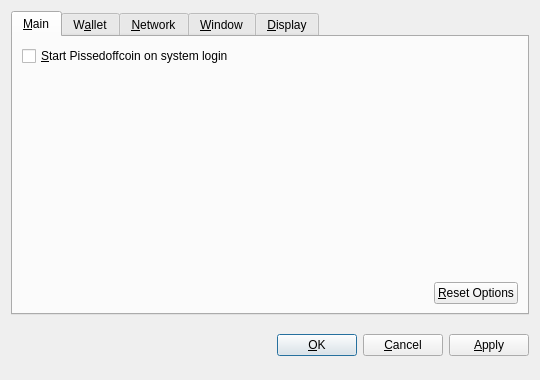
<?xml version="1.0" encoding="UTF-8"?>
<ui version="4.0">
 <class>OptionsDialog</class>
 <widget class="QDialog" name="OptionsDialog">
  <property name="geometry">
   <rect>
    <x>0</x>
    <y>0</y>
    <width>540</width>
    <height>380</height>
   </rect>
  </property>
  <property name="windowTitle">
   <string>Options</string>
  </property>
  <property name="modal">
   <bool>true</bool>
  </property>
  <layout class="QVBoxLayout" name="verticalLayout">
   <item>
    <widget class="QTabWidget" name="tabWidget">
     <property name="tabPosition">
      <enum>QTabWidget::North</enum>
     </property>
     <property name="currentIndex">
      <number>0</number>
     </property>
     <widget class="QWidget" name="tabMain">
      <attribute name="title">
       <string>&amp;Main</string>
      </attribute>
      <layout class="QVBoxLayout" name="verticalLayout_Main">
       <item>
        <widget class="QCheckBox" name="bitcoinAtStartup">
         <property name="toolTip">
          <string>Automatically start Pissedoffcoin after logging in to the system.</string>
         </property>
         <property name="text">
          <string>&amp;Start Pissedoffcoin on system login</string>
         </property>
        </widget>
       </item>
       <item>
        <spacer name="verticalSpacer_Main">
         <property name="orientation">
          <enum>Qt::Vertical</enum>
         </property>
         <property name="sizeHint" stdset="0">
          <size>
           <width>20</width>
           <height>40</height>
          </size>
         </property>
        </spacer>
       </item>
       <item>
        <layout class="QHBoxLayout" name="horizontalLayout_2_Main">
         <item>
          <spacer name="horizontalSpacer_2_Main">
           <property name="orientation">
            <enum>Qt::Horizontal</enum>
           </property>
           <property name="sizeHint" stdset="0">
            <size>
             <width>40</width>
             <height>20</height>
            </size>
           </property>
          </spacer>
         </item>
         <item>
          <widget class="QPushButton" name="resetButton">
           <property name="toolTip">
            <string>Reset all client options to default.</string>
           </property>
           <property name="text">
            <string>&amp;Reset Options</string>
           </property>
           <property name="autoDefault">
            <bool>false</bool>
           </property>
          </widget>
         </item>
        </layout>
       </item>
      </layout>
     </widget>
     <widget class="QWidget" name="tabWallet">
      <attribute name="title">
       <string>W&amp;allet</string>
      </attribute>
      <layout class="QVBoxLayout" name="verticalLayout_Network">
       <item>
        <widget class="QLabel" name="transactionFeeInfoLabel">
         <property name="text">
          <string>Optional transaction fee per kB that helps make sure your transactions are processed quickly. Most transactions are 1 kB.</string>
         </property>
         <property name="textFormat">
          <enum>Qt::PlainText</enum>
         </property>
         <property name="wordWrap">
          <bool>true</bool>
         </property>
        </widget>
       </item>
       <item>
        <layout class="QHBoxLayout" name="horizontalLayout_1_Main">
         <item>
          <widget class="QLabel" name="transactionFeeLabel">
           <property name="text">
            <string>Pay transaction &amp;fee</string>
           </property>
           <property name="textFormat">
            <enum>Qt::PlainText</enum>
           </property>
           <property name="buddy">
            <cstring>transactionFee</cstring>
           </property>
          </widget>
         </item>
         <item>
          <widget class="BitcoinAmountField" name="transactionFee"/>
         </item>
         <item>
          <spacer name="horizontalSpacer_1_Main">
           <property name="orientation">
            <enum>Qt::Horizontal</enum>
           </property>
           <property name="sizeHint" stdset="0">
            <size>
             <width>40</width>
             <height>20</height>
            </size>
           </property>
          </spacer>
         </item>
        </layout>
       </item>
       <item>
        <widget class="QLabel" name="label">
         <property name="text">
          <string>If you disable the spending of unconfirmed change, the change from a transaction cannot be used until that transaction has at least one confirmation. This also affects how your balance is computed.</string>
         </property>
         <property name="wordWrap">
          <bool>true</bool>
         </property>
        </widget>
       </item>
       <item>
        <widget class="QCheckBox" name="spendZeroConfChange">
         <property name="text">
          <string>Spend unconfirmed change  (experts only)</string>
         </property>
        </widget>
       </item>
       <item>
        <spacer name="verticalSpacer">
         <property name="orientation">
          <enum>Qt::Vertical</enum>
         </property>
         <property name="sizeHint" stdset="0">
          <size>
           <width>20</width>
           <height>40</height>
          </size>
         </property>
        </spacer>
       </item>
      </layout>
     </widget>
     <widget class="QWidget" name="tabNetwork">
      <attribute name="title">
       <string>&amp;Network</string>
      </attribute>
      <layout class="QVBoxLayout" name="verticalLayout_Network">
       <item>
        <widget class="QCheckBox" name="mapPortUpnp">
         <property name="toolTip">
          <string>Automatically open the Pissedoffcoin client port on the router. This only works when your router supports UPnP and it is enabled.</string>
         </property>
         <property name="text">
          <string>Map port using &amp;UPnP</string>
         </property>
        </widget>
       </item>
       <item>
        <widget class="QCheckBox" name="connectSocks">
         <property name="toolTip">
          <string>Connect to the Pissedoffcoin network through a SOCKS proxy (e.g. when connecting through Tor).</string>
         </property>
         <property name="text">
          <string>&amp;Connect through SOCKS proxy:</string>
         </property>
        </widget>
       </item>
       <item>
        <layout class="QHBoxLayout" name="horizontalLayout_Network">
         <item>
          <widget class="QLabel" name="proxyIpLabel">
           <property name="text">
            <string>Proxy &amp;IP:</string>
           </property>
           <property name="textFormat">
            <enum>Qt::PlainText</enum>
           </property>
           <property name="buddy">
            <cstring>proxyIp</cstring>
           </property>
          </widget>
         </item>
         <item>
          <widget class="QValidatedLineEdit" name="proxyIp">
           <property name="maximumSize">
            <size>
             <width>140</width>
             <height>16777215</height>
            </size>
           </property>
           <property name="toolTip">
            <string>IP address of the proxy (e.g. 127.0.0.1)</string>
           </property>
          </widget>
         </item>
         <item>
          <widget class="QLabel" name="proxyPortLabel">
           <property name="text">
            <string>&amp;Port:</string>
           </property>
           <property name="textFormat">
            <enum>Qt::PlainText</enum>
           </property>
           <property name="buddy">
            <cstring>proxyPort</cstring>
           </property>
          </widget>
         </item>
         <item>
          <widget class="QLineEdit" name="proxyPort">
           <property name="maximumSize">
            <size>
             <width>55</width>
             <height>16777215</height>
            </size>
           </property>
           <property name="toolTip">
            <string>Port of the proxy (e.g. 9050)</string>
           </property>
          </widget>
         </item>
         <item>
          <widget class="QLabel" name="socksVersionLabel">
           <property name="text">
            <string>SOCKS &amp;Version:</string>
           </property>
           <property name="textFormat">
            <enum>Qt::PlainText</enum>
           </property>
           <property name="buddy">
            <cstring>socksVersion</cstring>
           </property>
          </widget>
         </item>
         <item>
          <widget class="QValueComboBox" name="socksVersion">
           <property name="toolTip">
            <string>SOCKS version of the proxy (e.g. 5)</string>
           </property>
          </widget>
         </item>
         <item>
          <spacer name="horizontalSpacer_Network">
           <property name="orientation">
            <enum>Qt::Horizontal</enum>
           </property>
           <property name="sizeHint" stdset="0">
            <size>
             <width>40</width>
             <height>20</height>
            </size>
           </property>
          </spacer>
         </item>
        </layout>
       </item>
       <item>
        <spacer name="verticalSpacer_Network">
         <property name="orientation">
          <enum>Qt::Vertical</enum>
         </property>
         <property name="sizeHint" stdset="0">
          <size>
           <width>20</width>
           <height>40</height>
          </size>
         </property>
        </spacer>
       </item>
      </layout>
     </widget>
     <widget class="QWidget" name="tabWindow">
      <attribute name="title">
       <string>&amp;Window</string>
      </attribute>
      <layout class="QVBoxLayout" name="verticalLayout_Window">
       <item>
        <widget class="QCheckBox" name="minimizeToTray">
         <property name="toolTip">
          <string>Show only a tray icon after minimizing the window.</string>
         </property>
         <property name="text">
          <string>&amp;Minimize to the tray instead of the taskbar</string>
         </property>
        </widget>
       </item>
       <item>
        <widget class="QCheckBox" name="minimizeOnClose">
         <property name="toolTip">
          <string>Minimize instead of exit the application when the window is closed. When this option is enabled, the application will be closed only after selecting Quit in the menu.</string>
         </property>
         <property name="text">
          <string>M&amp;inimize on close</string>
         </property>
        </widget>
       </item>
       <item>
        <spacer name="verticalSpacer_Window">
         <property name="orientation">
          <enum>Qt::Vertical</enum>
         </property>
         <property name="sizeHint" stdset="0">
          <size>
           <width>20</width>
           <height>40</height>
          </size>
         </property>
        </spacer>
       </item>
      </layout>
     </widget>
     <widget class="QWidget" name="tabDisplay">
      <attribute name="title">
       <string>&amp;Display</string>
      </attribute>
      <layout class="QVBoxLayout" name="verticalLayout_Display">
       <item>
        <layout class="QHBoxLayout" name="horizontalLayout_1_Display">
         <item>
          <widget class="QLabel" name="langLabel">
           <property name="text">
            <string>User Interface &amp;language:</string>
           </property>
           <property name="textFormat">
            <enum>Qt::PlainText</enum>
           </property>
           <property name="buddy">
            <cstring>lang</cstring>
           </property>
          </widget>
         </item>
         <item>
          <widget class="QValueComboBox" name="lang">
           <property name="toolTip">
            <string>The user interface language can be set here. This setting will take effect after restarting Pissedoffcoin.</string>
           </property>
          </widget>
         </item>
        </layout>
       </item>
       <item>
        <layout class="QHBoxLayout" name="horizontalLayout_2_Display">
         <item>
          <widget class="QLabel" name="unitLabel">
           <property name="text">
            <string>&amp;Unit to show amounts in:</string>
           </property>
           <property name="textFormat">
            <enum>Qt::PlainText</enum>
           </property>
           <property name="buddy">
            <cstring>unit</cstring>
           </property>
          </widget>
         </item>
         <item>
          <widget class="QValueComboBox" name="unit">
           <property name="toolTip">
            <string>Choose the default subdivision unit to show in the interface and when sending coins.</string>
           </property>
          </widget>
         </item>
        </layout>
       </item>
       <item>
        <widget class="QCheckBox" name="displayAddresses">
         <property name="toolTip">
          <string>Whether to show Pissedoffcoin addresses in the transaction list or not.</string>
         </property>
         <property name="text">
          <string>&amp;Display addresses in transaction list</string>
         </property>
        </widget>
       </item>
       <item>
        <widget class="QCheckBox" name="coinControlFeatures">
         <property name="toolTip">
          <string>Whether to show coin control features or not.</string>
         </property>
         <property name="text">
          <string>Display coin &amp;control features (experts only!)</string>
         </property>
        </widget>
       </item>
       <item>
        <spacer name="verticalSpacer_Display">
         <property name="orientation">
          <enum>Qt::Vertical</enum>
         </property>
         <property name="sizeHint" stdset="0">
          <size>
           <width>20</width>
           <height>40</height>
          </size>
         </property>
        </spacer>
       </item>
      </layout>
     </widget>
    </widget>
   </item>
   <item>
    <layout class="QHBoxLayout" name="horizontalLayout_Buttons">
     <item>
      <spacer name="horizontalSpacer_1">
       <property name="orientation">
        <enum>Qt::Horizontal</enum>
       </property>
       <property name="sizeHint" stdset="0">
        <size>
         <width>40</width>
         <height>48</height>
        </size>
       </property>
      </spacer>
     </item>
     <item>
      <widget class="QLabel" name="statusLabel">
       <property name="font">
        <font>
         <weight>75</weight>
         <bold>true</bold>
        </font>
       </property>
       <property name="text">
        <string/>
       </property>
       <property name="textFormat">
        <enum>Qt::PlainText</enum>
       </property>
       <property name="wordWrap">
        <bool>true</bool>
       </property>
      </widget>
     </item>
     <item>
      <spacer name="horizontalSpacer_2">
       <property name="orientation">
        <enum>Qt::Horizontal</enum>
       </property>
       <property name="sizeHint" stdset="0">
        <size>
         <width>40</width>
         <height>48</height>
        </size>
       </property>
      </spacer>
     </item>
     <item>
      <widget class="QPushButton" name="okButton">
       <property name="text">
        <string>&amp;OK</string>
       </property>
      </widget>
     </item>
     <item>
      <widget class="QPushButton" name="cancelButton">
       <property name="text">
        <string>&amp;Cancel</string>
       </property>
       <property name="autoDefault">
        <bool>false</bool>
       </property>
      </widget>
     </item>
     <item>
      <widget class="QPushButton" name="applyButton">
       <property name="text">
        <string>&amp;Apply</string>
       </property>
       <property name="autoDefault">
        <bool>false</bool>
       </property>
      </widget>
     </item>
    </layout>
   </item>
  </layout>
 </widget>
 <customwidgets>
  <customwidget>
   <class>BitcoinAmountField</class>
   <extends>QSpinBox</extends>
   <header>bitcoinamountfield.h</header>
  </customwidget>
  <customwidget>
   <class>QValueComboBox</class>
   <extends>QComboBox</extends>
   <header>qvaluecombobox.h</header>
  </customwidget>
  <customwidget>
   <class>QValidatedLineEdit</class>
   <extends>QLineEdit</extends>
   <header>qvalidatedlineedit.h</header>
  </customwidget>
 </customwidgets>
 <resources/>
 <connections/>
</ui>
